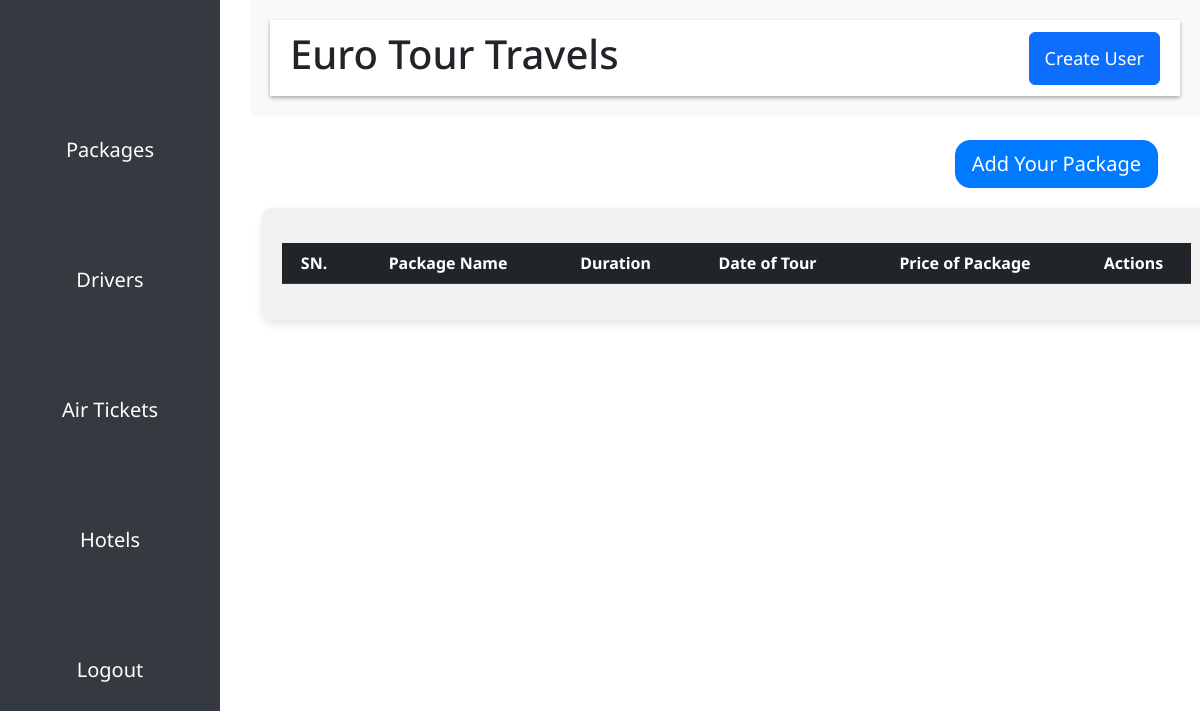
Before: /package/ (signed in) with the older database file.
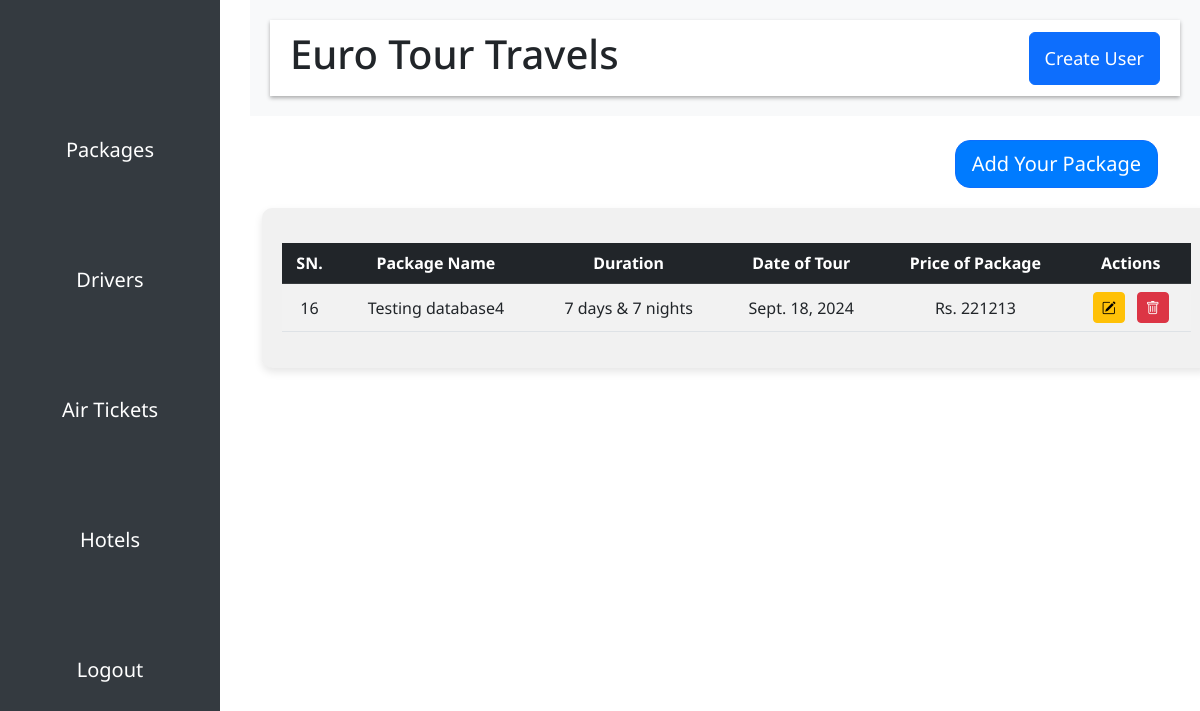
After: the same page with the newer database file.
### core/models.py (models this page shows, shortened)
class Package(models.Model):
    packageId = models.AutoField(primary_key=True)
    packagename = models.CharField(max_length=255, verbose_name="Package Name", null=True, blank=False, default="Blank")
    duration = models.CharField(max_length=200, verbose_name="Duration", null=True, blank=False, default="Blank")
    dateoftour = models.DateField(verbose_name="Date of Tour", null=True, blank=False)
    price = models.IntegerField(verbose_name="Price of Package", null=True, blank=False)
    packagedescription = models.CharField(max_length=10000, verbose_name="Package Description", null=True, blank=False, default="Blank")
    image = models.ImageField(upload_to="packages/images", verbose_name="Images", null=True, blank=False, default='')

### core/views.py (the view)
# urls.py: path("package/", package, name="package"),
@login_required
def package(request):
    packages = Package.objects.all()
    context = {
        'packages' : packages
    }
    return render(request, 'admin/package.html', context=context)

### templates/admin/package.html (shortened to what this page needs)
{% extends 'admin/adminbase.html' %}
{% load static %}
{% block body %}
  <div class="container mt-4">
    <div class="add-package-btn text-end mb-3">
      <a class="btn btn-primary btn-lg" href="{% url 'add-package' %}">Add Your Package</a>
    </div>
    <div class="package-table">
      <table class="table table-striped table-hover">
        <thead class="table-dark">
          <tr>
            <th>SN.</th>
            <th>Package Name</th>
            <th>Duration</th>
            <th>Date of Tour</th>
            <th>Price of Package</th>
            <th>Actions</th>
          </tr>
        </thead>
        <tbody>
          {% for i in packages %}
          <tr>
            <td>{{i.packageId}}</td>
            <td>{{i.packagename}}</td>
            <td>{{i.duration}}</td>
            <td>{{i.dateoftour}}</td>
            <td>Rs. {{i.price}}</td>
            <td>
              <a href="{% url 'update-package' i.packageId %}" class="btn btn-warning btn-sm me-2"><i class="bi bi-pencil-square"></i></a>
              <a href="{% url 'delete-package' i.packageId %}" class="btn btn-danger btn-sm"><i class="bi bi-trash"></i></a>
            </td>
          </tr>
          {% endfor %}
        </tbody>
      </table>
    </div>
  </div>
{% endblock %}

Changed rows visible on the page:
added Package: packageId "16", packagename "Testing database4", duration "7 days & 7 nights", dateoftour "Sept. 18, 2024", price "221213"
